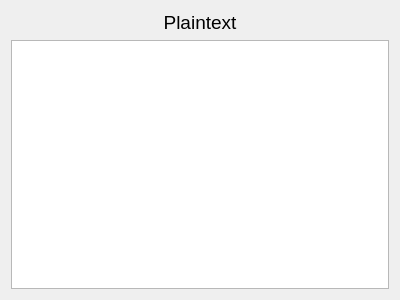
<?xml version="1.0" encoding="UTF-8"?>
<ui version="4.0">
 <class>Form</class>
 <widget class="QWidget" name="Form">
  <property name="geometry">
   <rect>
    <x>0</x>
    <y>0</y>
    <width>400</width>
    <height>300</height>
   </rect>
  </property>
  <property name="windowTitle">
   <string>Form</string>
  </property>
  <layout class="QVBoxLayout" name="verticalLayout">
   <item>
    <widget class="QLabel" name="label">
     <property name="font">
      <font>
       <pointsize>14</pointsize>
      </font>
     </property>
     <property name="text">
      <string>Plaintext</string>
     </property>
     <property name="alignment">
      <set>Qt::AlignCenter</set>
     </property>
    </widget>
   </item>
   <item>
    <widget class="QPlainTextEdit" name="plainTextEdit"/>
   </item>
  </layout>
 </widget>
 <resources/>
 <connections/>
</ui>
